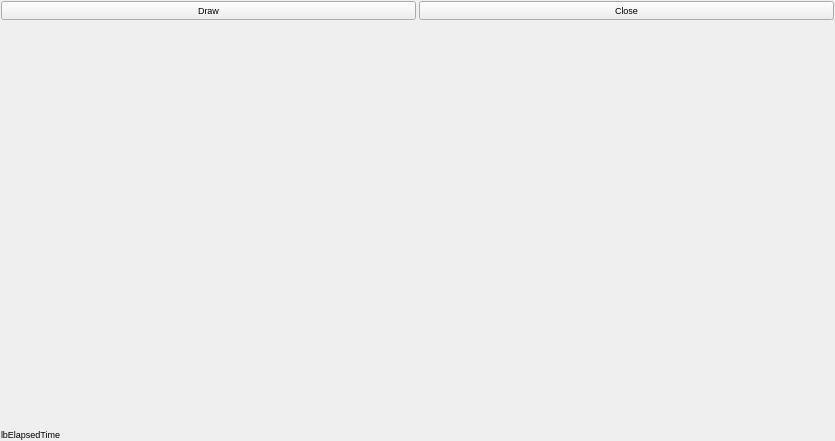
<?xml version="1.0" encoding="UTF-8"?>
<ui version="4.0">
 <class>MainWindow</class>
 <widget class="QMainWindow" name="MainWindow">
  <property name="geometry">
   <rect>
    <x>0</x>
    <y>0</y>
    <width>835</width>
    <height>441</height>
   </rect>
  </property>
  <property name="windowTitle">
   <string>QtCharts Sample</string>
  </property>
  <widget class="QWidget" name="centralWidget">
   <layout class="QGridLayout" name="gridLayout">
    <property name="leftMargin">
     <number>1</number>
    </property>
    <property name="topMargin">
     <number>1</number>
    </property>
    <property name="rightMargin">
     <number>1</number>
    </property>
    <property name="bottomMargin">
     <number>1</number>
    </property>
    <property name="horizontalSpacing">
     <number>1</number>
    </property>
    <property name="verticalSpacing">
     <number>2</number>
    </property>
    <item row="0" column="0">
     <layout class="QHBoxLayout" name="horizontalLayout">
      <property name="spacing">
       <number>3</number>
      </property>
      <property name="sizeConstraint">
       <enum>QLayout::SetDefaultConstraint</enum>
      </property>
      <item>
       <widget class="QPushButton" name="pushButton">
        <property name="sizePolicy">
         <sizepolicy hsizetype="Minimum" vsizetype="Fixed">
          <horstretch>0</horstretch>
          <verstretch>0</verstretch>
         </sizepolicy>
        </property>
        <property name="font">
         <font>
          <pointsize>7</pointsize>
         </font>
        </property>
        <property name="text">
         <string>Draw</string>
        </property>
       </widget>
      </item>
      <item>
       <widget class="QPushButton" name="pushButton_2">
        <property name="sizePolicy">
         <sizepolicy hsizetype="Minimum" vsizetype="Fixed">
          <horstretch>0</horstretch>
          <verstretch>0</verstretch>
         </sizepolicy>
        </property>
        <property name="font">
         <font>
          <pointsize>7</pointsize>
         </font>
        </property>
        <property name="text">
         <string>Close</string>
        </property>
       </widget>
      </item>
     </layout>
    </item>
    <item row="1" column="0">
     <layout class="QVBoxLayout" name="verticalLayout">
      <property name="spacing">
       <number>3</number>
      </property>
      <item>
       <widget class="ChartView" name="widget" native="true">
        <property name="sizePolicy">
         <sizepolicy hsizetype="Preferred" vsizetype="Expanding">
          <horstretch>0</horstretch>
          <verstretch>0</verstretch>
         </sizepolicy>
        </property>
        <property name="font">
         <font>
          <pointsize>6</pointsize>
         </font>
        </property>
       </widget>
      </item>
      <item>
       <widget class="QLabel" name="lbTime">
        <property name="sizePolicy">
         <sizepolicy hsizetype="Preferred" vsizetype="Fixed">
          <horstretch>0</horstretch>
          <verstretch>0</verstretch>
         </sizepolicy>
        </property>
        <property name="font">
         <font>
          <pointsize>7</pointsize>
         </font>
        </property>
        <property name="text">
         <string>lbElapsedTime</string>
        </property>
       </widget>
      </item>
     </layout>
    </item>
   </layout>
  </widget>
 </widget>
 <layoutdefault spacing="6" margin="11"/>
 <customwidgets>
  <customwidget>
   <class>ChartView</class>
   <extends>QWidget</extends>
   <header>chartview.h</header>
   <container>1</container>
  </customwidget>
 </customwidgets>
 <resources/>
 <connections/>
</ui>
